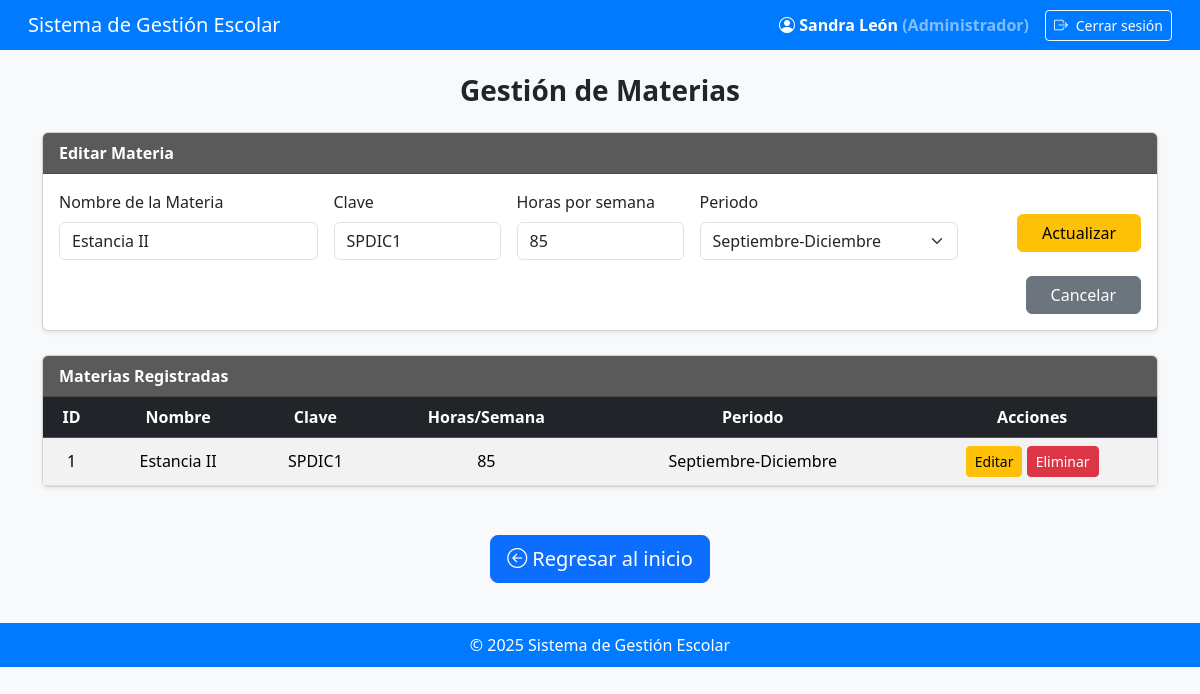
Page /app/views/materiasView.php?edit=1 (signed in) on the committed database.
### tables this page shows
CREATE TABLE materias (
    idMateria INT AUTO_INCREMENT PRIMARY KEY,
    nombreMateria VARCHAR(100) NOT NULL,
    claveMateria VARCHAR(20) UNIQUE NOT NULL,
    horasSemana INT,
    idPeriodo INT,
    FOREIGN KEY (idPeriodo) REFERENCES periodosEscolares(idPeriodo)
        ON DELETE CASCADE
        ON UPDATE CASCADE
);

CREATE TABLE periodosEscolares (
    idPeriodo INT AUTO_INCREMENT PRIMARY KEY,
    nombrePeriodo VARCHAR(50) NOT NULL,
    fechaInicio DATE NOT NULL,
    fechaFin DATE NOT NULL
);

### app/models/materiaModel.php (called while the page is built, shortened)
<?php
class MateriaModel {
    private $connection;
    public function __construct($connection) {
        $this->connection = $connection;
    }
    public function obtenerMaterias() {
        $sql = "SELECT m.idMateria, m.nombreMateria, m.claveMateria, m.horasSemana, p.nombrePeriodo
                FROM materias m
                LEFT JOIN periodosEscolares p ON m.idPeriodo = p.idPeriodo
                ORDER BY m.idMateria ASC";
        return $this->connection->query($sql);
    }
    public function obtenerPorId($id) {
        $stmt = $this->connection->prepare("SELECT * FROM materias WHERE idMateria=?");
        $stmt->bind_param("i", $id);
        $stmt->execute();
        return $stmt->get_result()->fetch_assoc();
    }
    public function obtenerPeriodosActivos() {
        return $this->connection->query("SELECT * FROM periodosEscolares WHERE fechaFin > CURDATE() ORDER BY fechaInicio ASC");
    }
}
?>

### app/views/materiasView.php (the view, shortened to what this page needs)
<?php
require_once __DIR__ . '/../../config/db_connection.php';
require_once __DIR__ . '/../../app/models/materiaModel.php';
$model = new MateriaModel($connection);
$modo = isset($_GET['edit']) ? 'editar' : 'insertar';
$materiaEditar = $modo == 'editar' ? $model->obtenerPorId($_GET['edit']) : null;
$materias = $model->obtenerMaterias();
$periodos = $model->obtenerPeriodosActivos();
$nombreUsuario = $_SESSION['usuario']['nombre'] ?? 'Usuario';
$rolUsuario = $_SESSION['usuario']['rol'] ?? 'Sin rol';
?>
<!DOCTYPE html>
<html lang="es">
<head>
  <link href="https://cdn.jsdelivr.net/npm/bootstrap@5.3.3/dist/css/bootstrap.min.css" rel="stylesheet">
  <link rel="stylesheet" href="https://cdn.jsdelivr.net/npm/bootstrap-icons@1.11.3/font/bootstrap-icons.css">
</head>
<body>
<nav class="navbar navbar-expand-lg navbar-dark px-3">
  <div class="container-fluid d-flex justify-content-between align-items-center">
    <span class="navbar-brand h5 mb-0 text-white">Sistema de Gestión Escolar</span>
    <div class="d-flex align-items-center">
      <div class="text-white fw-semibold me-3">
        <i class="bi bi-person-circle"></i>
        <?= htmlspecialchars($nombreUsuario) ?>
        <span class="text-white-50">(<?= htmlspecialchars($rolUsuario) ?>)</span>
      </div>
      <a href="<?= BASE_URL ?>index.php?action=logout" class="btn btn-outline-light btn-sm">
        <i class="bi bi-box-arrow-right me-1"></i> Cerrar sesión
      </a>
    </div>
  </div>
</nav>
<div class="container mt-4 mb-5">
  <h3 class="text-center mb-4 fw-semibold">Gestión de Materias</h3>
  <div class="card mb-4 shadow-sm">
    <div class="card-header fw-semibold"><?= $modo == 'editar' ? 'Editar Materia' : 'Registrar Materia' ?></div>
    <div class="card-body">
    <form method="POST" action="../controllers/materiaController.php" class="row g-3">
  <div class="col-md-3">
    <label class="form-label">Nombre de la Materia</label>
    <input type="text" name="nombreMateria" class="form-control"
           placeholder="Ej. Programación Web"
           value="<?= $materiaEditar['nombreMateria'] ?? '' ?>" required>
  </div>
  <div class="col-md-2">
    <label class="form-label">Clave</label>
    <input type="text" name="claveMateria" class="form-control"
           placeholder="Ej. TI401"
           value="<?= $materiaEditar['claveMateria'] ?? '' ?>" required>
  </div>
  <div class="col-md-2">
    <label class="form-label">Horas por semana</label>
    <input type="number" name="horasSemana" class="form-control"
           placeholder="Ej. 4"
           value="<?= $materiaEditar['horasSemana'] ?? '' ?>" required>
  </div>
  <div class="col-md-3">
    <label class="form-label">Periodo</label>
    <select name="idPeriodo" class="form-select" required>
      <?php while ($p = $periodos->fetch_assoc()): ?>
        <option value="<?= $p['idPeriodo'] ?>" <?= isset($materiaEditar) && $materiaEditar['idPeriodo'] == $p['idPeriodo'] ? 'selected' : '' ?>>
          <?= htmlspecialchars($p['nombrePeriodo']) ?>
        </option>
      <?php endwhile; ?>
    </select>
  </div>
  <div class="col-md-2 text-end">
    <?php if ($modo == 'editar'): ?>
      <button type="submit" name="actualizar" class="btn btn-warning mt-4 px-4">Actualizar</button>
      <a href="materiasView.php" class="btn btn-secondary mt-4 px-4">Cancelar</a>
    <?php else: ?>
      <button type="submit" name="insertar" class="btn btn-success mt-4 px-4">Guardar</button>
    <?php endif; ?>
  </div>
</form>
    </div>
  </div>
  <div class="card shadow-sm">
    <div class="card-header fw-semibold">Materias Registradas</div>
    <div class="card-body p-0">
      <table class="table table-striped mb-0 text-center align-middle">
        <thead class="table-dark">
          <tr>
            <th>ID</th>
            <th>Nombre</th>
            <th>Clave</th>
            <th>Horas/Semana</th>
            <th>Periodo</th>
            <th>Acciones</th>
          </tr>
        </thead>
        <tbody>
          <?php while ($m = $materias->fetch_assoc()): ?>
            <tr>
              <td><?= $m['idMateria'] ?></td>
              <td><?= htmlspecialchars($m['nombreMateria']) ?></td>
              <td><?= htmlspecialchars($m['claveMateria']) ?></td>
              <td><?= htmlspecialchars($m['horasSemana']) ?></td>
              <td><?= htmlspecialchars($m['nombrePeriodo'] ?? 'Sin asignar') ?></td>
              <td>
                <a href="materiasView.php?edit=<?= $m['idMateria'] ?>" class="btn btn-warning btn-sm">Editar</a>
                <a href="../controllers/materiaController.php?delete=<?= $m['idMateria'] ?>" class="btn btn-danger btn-sm"
                   onclick="return confirm('¿Seguro que deseas eliminar la materia <?= htmlspecialchars($m['nombreMateria']) ?>?');">
                   Eliminar
                </a>
              </td>
            </tr>
          <?php endwhile; ?>
        </tbody>
      </table>
    </div>
  </div>
</div>
<div class="text-center my-4">
  <a href="../views/Dashboard/dashboard_admin.php" class="btn btn-primary btn-lg">
    <i class="bi bi-arrow-left-circle"></i> Regresar al inicio
  </a>
</div>
<footer>
  © 2025 Sistema de Gestión Escolar
</footer>
</body>
</html>

### app/views/materiasView.php (style rules this page uses)
body { background-color: #f8f9fa; }
.navbar { background-color: #007bff; }
footer { background-color: #007bff; color: white; text-align: center; padding: 10px 0; margin-top: 40px; }
.card-header { background-color: #5a5a5a; color: white; }

### rows in the picture
materias: nombreMateria "Estancia II", claveMateria "SPDIC1", horasSemana "85", idPeriodo "Septiembre-Diciembre", idMateria "1", idPeriodo.nombrePeriodo "Septiembre-Diciembre"

### other values in the picture
$nombreUsuario "Sandra León"
$rolUsuario "Administrador"
